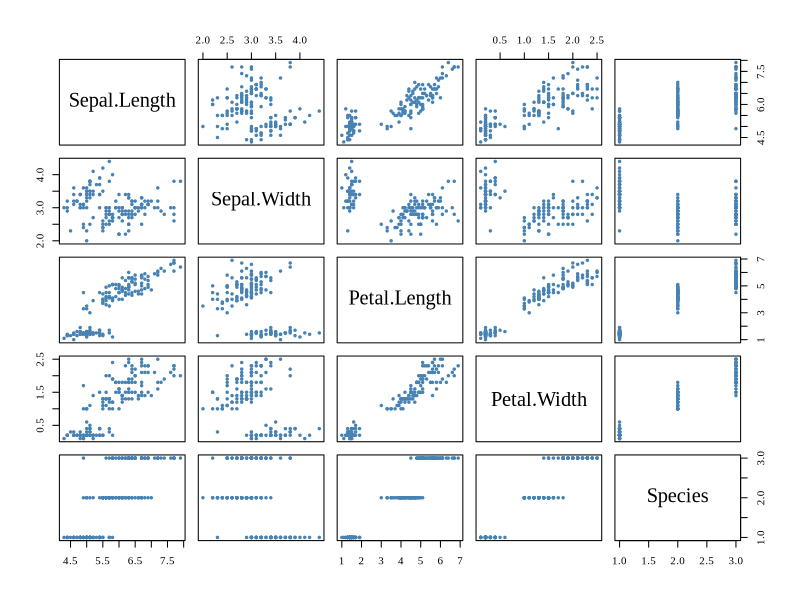

The R script that drew this image:
## ---- chunk 1
par(family="Times New Roman")
plot(iris, pch=20, cex=0.75, col="steelblue") 
